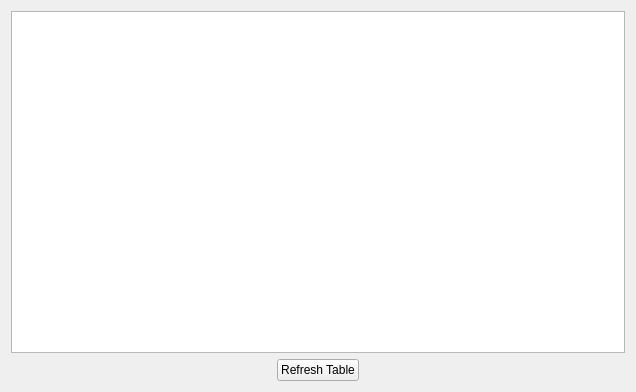
<?xml version="1.0" encoding="UTF-8"?>
<ui version="4.0">
 <class>Widget</class>
 <widget class="QWidget" name="Widget">
  <property name="geometry">
   <rect>
    <x>0</x>
    <y>0</y>
    <width>636</width>
    <height>392</height>
   </rect>
  </property>
  <property name="windowTitle">
   <string>Form</string>
  </property>
  <layout class="QVBoxLayout" name="verticalLayout">
   <item>
    <widget class="QTableWidget" name="tableWidget"/>
   </item>
   <item>
    <layout class="QHBoxLayout" name="horizontalLayout">
     <item>
      <spacer name="horizontalSpacer">
       <property name="orientation">
        <enum>Qt::Orientation::Horizontal</enum>
       </property>
       <property name="sizeHint" stdset="0">
        <size>
         <width>40</width>
         <height>20</height>
        </size>
       </property>
      </spacer>
     </item>
     <item>
      <widget class="QPushButton" name="pb_fill_table">
       <property name="text">
        <string>Refresh Table</string>
       </property>
      </widget>
     </item>
     <item>
      <spacer name="horizontalSpacer_2">
       <property name="orientation">
        <enum>Qt::Orientation::Horizontal</enum>
       </property>
       <property name="sizeHint" stdset="0">
        <size>
         <width>40</width>
         <height>20</height>
        </size>
       </property>
      </spacer>
     </item>
    </layout>
   </item>
  </layout>
 </widget>
 <resources>
  <include location="resources.qrc"/>
 </resources>
 <connections/>
</ui>
